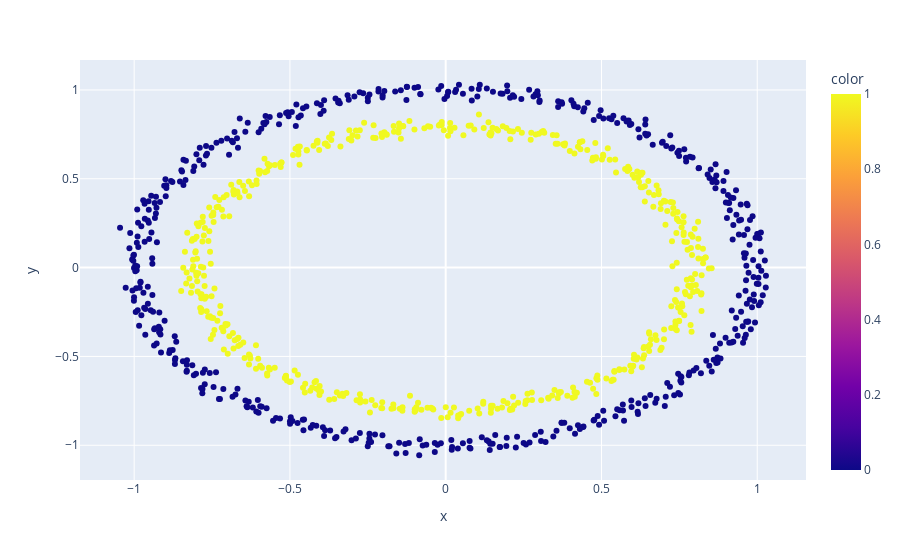

Write notebook code for a chart like this one.
### Markdown cell above
## Plotting

### Code cell
px.scatter(x=df['X1'], y=df['X2'], color=df['label'])

### Figure 1 — Plotly figure (JSON) as saved in the notebook; plotly's stock layout.template omitted (floating-point values rounded to 4 significant figures; data arrays with more than 128 entries replaced by an {"elided": "..."} marker saying what was removed)
{"data": [{"hovertemplate": "x=%{x}<br>y=%{y}<br>color=%{marker.color}<extra></extra>", "legendgroup": "", "marker": {"color": {"elided": "1000 int values"}, "coloraxis": "coloraxis", "symbol": "circle"}, "mode": "markers", "name": "", "orientation": "v", "showlegend": false, "type": "scatter", "x": {"elided": "1000 float values"}, "xaxis": "x", "y": {"elided": "1000 float values"}, "yaxis": "y"}], "layout": {"coloraxis": {"colorbar": {"title": {"text": "color"}}, "colorscale": [[0, "#0d0887"], [0.1111, "#46039f"], [0.2222, "#7201a8"], [0.3333, "#9c179e"], [0.4444, "#bd3786"], [0.5556, "#d8576b"], [0.6667, "#ed7953"], [0.7778, "#fb9f3a"], [0.8889, "#fdca26"], [1, "#f0f921"]]}, "legend": {"tracegroupgap": 0}, "margin": {"t": 60}, "xaxis": {"anchor": "y", "domain": [0, 1], "title": {"text": "x"}}, "yaxis": {"anchor": "x", "domain": [0, 1], "title": {"text": "y"}}}}
